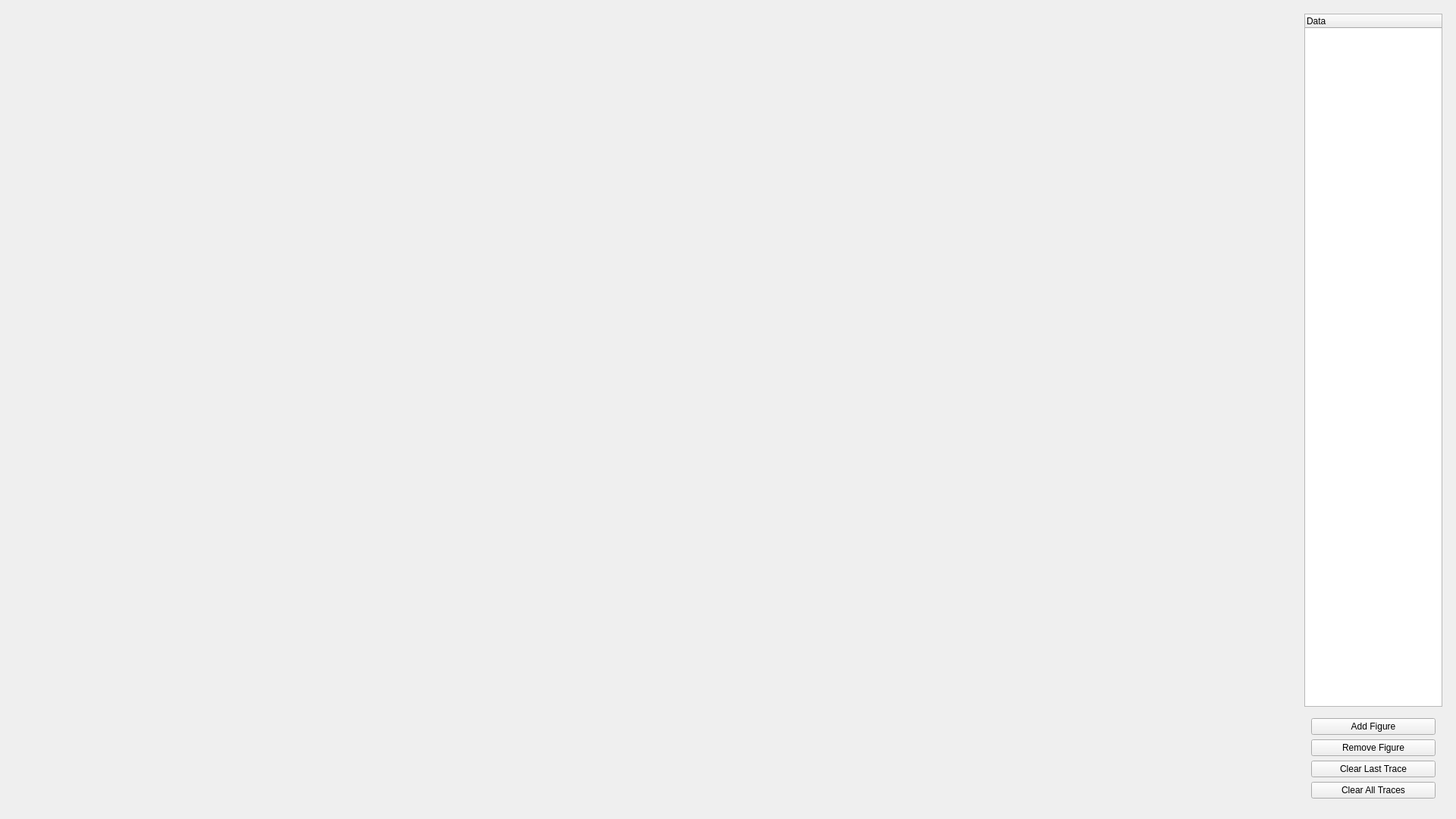
<?xml version="1.0" encoding="UTF-8"?>
<ui version="4.0">
 <class>MainWindow</class>
 <widget class="QMainWindow" name="MainWindow">
  <property name="geometry">
   <rect>
    <x>0</x>
    <y>0</y>
    <width>1920</width>
    <height>1080</height>
   </rect>
  </property>
  <property name="windowTitle">
   <string>MainWindow</string>
  </property>
  <widget class="QWidget" name="centralwidget">
   <layout class="QHBoxLayout" name="horizontalLayout">
    <item>
     <widget class="QWidget" name="matplotlib_widget" native="true">
      <property name="sizePolicy">
       <sizepolicy hsizetype="Expanding" vsizetype="Preferred">
        <horstretch>0</horstretch>
        <verstretch>0</verstretch>
       </sizepolicy>
      </property>
      <layout class="QVBoxLayout" name="mplvl">
       <item>
        <widget class="QWidget" name="mpl_figure_and_selector_widget" native="true">
         <layout class="QHBoxLayout" name="horizontalLayout_2">
          <item>
           <widget class="QWidget" name="mpl_figure_widget" native="true">
            <layout class="QVBoxLayout" name="mpl_figure_layout"/>
           </widget>
          </item>
          <item>
           <widget class="QWidget" name="mpl_figure_selector" native="true">
            <property name="sizePolicy">
             <sizepolicy hsizetype="Maximum" vsizetype="Preferred">
              <horstretch>0</horstretch>
              <verstretch>0</verstretch>
             </sizepolicy>
            </property>
            <property name="maximumSize">
             <size>
              <width>40</width>
              <height>16777215</height>
             </size>
            </property>
            <layout class="QVBoxLayout" name="mpl_figure_selector_layout"/>
           </widget>
          </item>
         </layout>
        </widget>
       </item>
       <item>
        <widget class="QWidget" name="mpl_toolbar_widget" native="true">
         <property name="sizePolicy">
          <sizepolicy hsizetype="Preferred" vsizetype="Maximum">
           <horstretch>0</horstretch>
           <verstretch>0</verstretch>
          </sizepolicy>
         </property>
         <property name="maximumSize">
          <size>
           <width>16777215</width>
           <height>30</height>
          </size>
         </property>
         <layout class="QVBoxLayout" name="mpl_toolbar_layout"/>
        </widget>
       </item>
      </layout>
     </widget>
    </item>
    <item>
     <widget class="QWidget" name="command_pannel_widget" native="true">
      <property name="sizePolicy">
       <sizepolicy hsizetype="Maximum" vsizetype="Expanding">
        <horstretch>0</horstretch>
        <verstretch>0</verstretch>
       </sizepolicy>
      </property>
      <property name="maximumSize">
       <size>
        <width>200</width>
        <height>16777215</height>
       </size>
      </property>
      <layout class="QVBoxLayout" name="verticalLayout">
       <item>
        <widget class="QTreeWidget" name="traceTree">
         <property name="sizePolicy">
          <sizepolicy hsizetype="Maximum" vsizetype="Expanding">
           <horstretch>0</horstretch>
           <verstretch>0</verstretch>
          </sizepolicy>
         </property>
         <property name="maximumSize">
          <size>
           <width>200</width>
           <height>100000</height>
          </size>
         </property>
         <property name="editTriggers">
          <set>QAbstractItemView::NoEditTriggers</set>
         </property>
         <property name="itemsExpandable">
          <bool>true</bool>
         </property>
         <column>
          <property name="text">
           <string notr="true">Data</string>
          </property>
         </column>
        </widget>
       </item>
       <item>
        <widget class="QWidget" name="button_widget" native="true">
         <property name="sizePolicy">
          <sizepolicy hsizetype="Maximum" vsizetype="Maximum">
           <horstretch>0</horstretch>
           <verstretch>0</verstretch>
          </sizepolicy>
         </property>
         <property name="maximumSize">
          <size>
           <width>200</width>
           <height>200</height>
          </size>
         </property>
         <layout class="QGridLayout" name="gridLayout_2">
          <item row="0" column="0">
           <widget class="QPushButton" name="add_figure_button">
            <property name="text">
             <string>Add Figure</string>
            </property>
           </widget>
          </item>
          <item row="3" column="0">
           <widget class="QPushButton" name="clear_all_button">
            <property name="text">
             <string>Clear All Traces</string>
            </property>
           </widget>
          </item>
          <item row="2" column="0">
           <widget class="QPushButton" name="clear_last_button">
            <property name="text">
             <string>Clear Last Trace</string>
            </property>
           </widget>
          </item>
          <item row="1" column="0">
           <widget class="QPushButton" name="remove_figure_button">
            <property name="text">
             <string>Remove Figure</string>
            </property>
           </widget>
          </item>
         </layout>
        </widget>
       </item>
      </layout>
     </widget>
    </item>
   </layout>
  </widget>
 </widget>
 <resources/>
 <connections/>
</ui>
